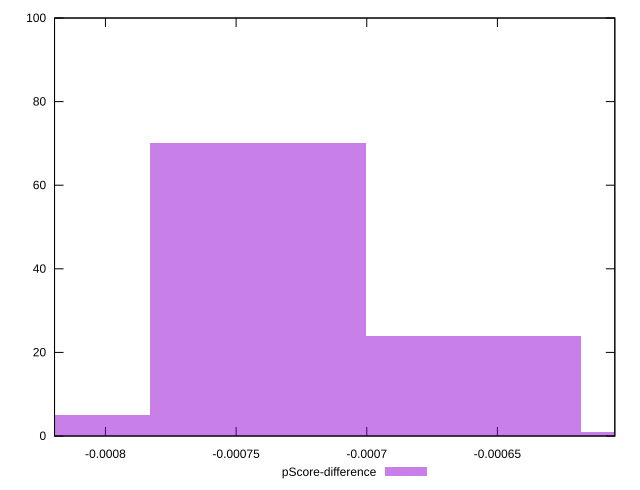

Generate this figure with gnuplot:
reset

$pScoreDifference <<EOF
-0.000741672255889016 70
-0.0006592642274569031 24
-0.000824080284321129 5
-0.0005768561990247903 1
EOF

set key outside below
set boxwidth 0.0000824080284321129
set xrange [-0.0008194829268209913:-0.000605066522287423]
set yrange [0:100]
set trange [0:100]
set style fill transparent solid 0.5 noborder
set terminal svg size 640, 490 enhanced background rgb 'white'
set output "reports/report_00030_2021-02-24T20-42-31.540Z/first-cpu-idle/samples/agenda/pScore-difference/histogram.svg"

plot $pScoreDifference title "pScore-difference" with boxes

reset
